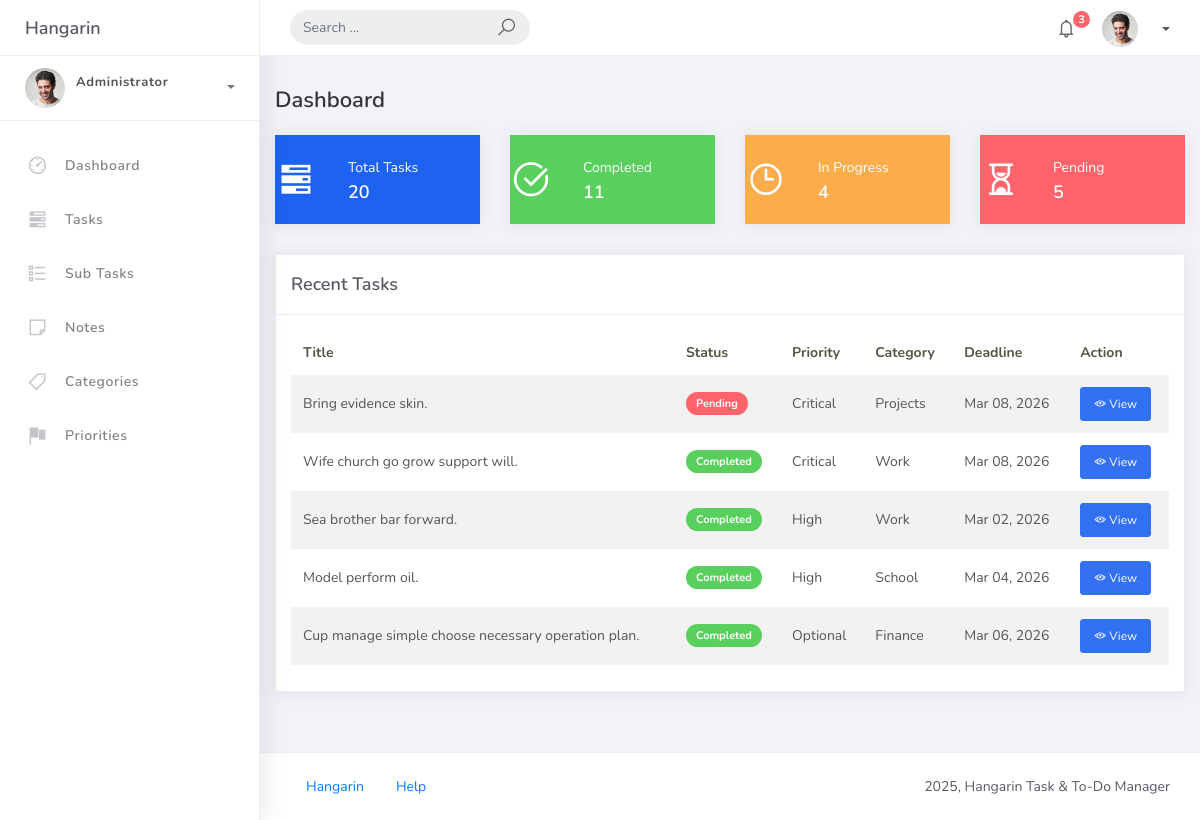
The page / on the database its author committed.
### taskmanager/models.py (models this page shows, shortened)
class BaseModel(models.Model):
    created_at = models.DateTimeField(auto_now_add=True)
    updated_at = models.DateTimeField(auto_now=True)
    class Meta:
        abstract = True

class Task(BaseModel):
    STATUS_CHOICES = [
        ("Pending", "Pending"),
        ("In Progress", "In Progress"),
        ("Completed", "Completed"),
    ]
    title = models.CharField(max_length=200)
    description = models.TextField()
    deadline = models.DateTimeField()
    status = models.CharField(max_length=50, choices=STATUS_CHOICES, default="Pending")
    category = models.ForeignKey(Category, on_delete=models.SET_NULL, null=True)
    priority = models.ForeignKey(Priority, on_delete=models.SET_NULL, null=True)

class Priority(models.Model):
    name = models.CharField(max_length=100)
    class Meta:
        verbose_name_plural = "Priorities"
    def __str__(self):
        return self.name

class Category(models.Model):
    name = models.CharField(max_length=100)
    class Meta:
        verbose_name_plural = "Categories"
    def __str__(self):
        return self.name

### taskmanager/views.py (the view)
# urls.py: path('', views.dashboard, name='dashboard'),
def dashboard(request):
    total = Task.objects.count()
    completed = Task.objects.filter(status='Completed').count()
    pending = Task.objects.filter(status='Pending').count()
    in_progress = Task.objects.filter(status='In Progress').count()
    recent_tasks = Task.objects.all().order_by('-created_at')[:5]
    return render(request, 'taskmanager/dashboard.html', {
        'total': total,
        'completed': completed,
        'pending': pending,
        'in_progress': in_progress,
        'recent_tasks': recent_tasks,
    })

### templates/taskmanager/dashboard.html (shortened to what this page needs)
{% extends 'base.html' %}
{% block content %}
<div class="content">
    <div class="page-inner">
        <div class="page-header">
            <h4 class="page-title">Dashboard</h4>
        </div>
        <div class="row">
            <div class="col-sm-6 col-md-3">
                <div class="card card-stats card-primary card-round">
                    <div class="card-body">
                        <div class="row align-items-center">
                            <div class="col-icon">
                                <div class="icon-big text-center icon-primary bubble-shadow-small">
                                    <i class="la la-tasks"></i>
                                </div>
                            </div>
                            <div class="col col-stats ml-3 d-flex align-items-center">
                                <div class="numbers">
                                    <p class="card-category">Total Tasks</p>
                                    <h4 class="card-title">{{ total }}</h4>
                                </div>
                            </div>
                        </div>
                    </div>
                </div>
            </div>
            <div class="col-sm-6 col-md-3">
                <div class="card card-stats card-success card-round">
                    <div class="card-body">
                        <div class="row align-items-center">
                            <div class="col-icon">
                                <div class="icon-big text-center icon-success bubble-shadow-small">
                                    <i class="la la-check-circle"></i>
                                </div>
                            </div>
                            <div class="col col-stats ml-3 d-flex align-items-center">
                                <div class="numbers">
                                    <p class="card-category">Completed</p>
                                    <h4 class="card-title">{{ completed }}</h4>
                                </div>
                            </div>
                        </div>
                    </div>
                </div>
            </div>
            <div class="col-sm-6 col-md-3">
                <div class="card card-stats card-warning card-round">
                    <div class="card-body">
                        <div class="row align-items-center">
                            <div class="col-icon">
                                <div class="icon-big text-center icon-warning bubble-shadow-small">
                                    <i class="la la-clock-o"></i>
                                </div>
                            </div>
                            <div class="col col-stats ml-3 d-flex align-items-center">
                                <div class="numbers">
                                    <p class="card-category">In Progress</p>
                                    <h4 class="card-title">{{ in_progress }}</h4>
                                </div>
                            </div>
                        </div>
                    </div>
                </div>
            </div>
            <div class="col-sm-6 col-md-3">
                <div class="card card-stats card-danger card-round">
                    <div class="card-body">
                        <div class="row align-items-center">
                            <div class="col-icon">
                                <div class="icon-big text-center icon-danger bubble-shadow-small">
                                    <i class="la la-hourglass-half"></i>
                                </div>
                            </div>
                            <div class="col col-stats ml-3 d-flex align-items-center">
                                <div class="numbers">
                                    <p class="card-category">Pending</p>
                                    <h4 class="card-title">{{ pending }}</h4>
                                </div>
                            </div>
                        </div>
                    </div>
                </div>
            </div>
        </div>
        <div class="row">
            <div class="col-md-12">
                <div class="card">
                    <div class="card-header">
                        <h4 class="card-title">Recent Tasks</h4>
                    </div>
                    <div class="card-body">
                        <div class="table-responsive">
                            <table class="table table-striped">
                                <thead>
                                    <tr>
                                        <th>Title</th>
                                        <th>Status</th>
                                        <th>Priority</th>
                                        <th>Category</th>
                                        <th>Deadline</th>
                                        <th>Action</th>
                                    </tr>
                                </thead>
                                <tbody>
                                    {% for task in recent_tasks %}
                                    <tr>
                                        <td>{{ task.title }}</td>
                                        <td>
                                            {% if task.status == 'Completed' %}
                                                <span class="badge badge-success">{{ task.status }}</span>
                                            {% elif task.status == 'In Progress' %}
                                                <span class="badge badge-warning">{{ task.status }}</span>
                                            {% else %}
                                                <span class="badge badge-danger">{{ task.status }}</span>
                                            {% endif %}
                                        </td>
                                        <td>{{ task.priority }}</td>
                                        <td>{{ task.category }}</td>
                                        <td>{{ task.deadline|date:"M d, Y" }}</td>
                                        <td>
                                            <a href="{% url 'task_detail' task.pk %}" class="btn btn-primary btn-sm">
                                                <i class="la la-eye"></i> View
                                            </a>
                                        </td>
                                    </tr>
                                    {% endfor %}
                                </tbody>
                            </table>
                        </div>
                    </div>
                </div>
            </div>
        </div>
    </div>
</div>
{% endblock %}

### templates/base.html (shortened to what this page needs)
{% load static %}
<!DOCTYPE html>
<html>
<head>
	<link rel="stylesheet" href="{% static 'css/bootstrap.min.css' %}">
	<link rel="stylesheet" href="{% static 'css/ready.css' %}">
	<link rel="stylesheet" href="{% static 'css/demo.css' %}">
</head>
<body>
	<div class="wrapper">
		<div class="main-header">
			<div class="logo-header">
				<a href="{% url 'dashboard' %}" class="logo">
					Hangarin
				</a>
			</div>
			<nav class="navbar navbar-header navbar-expand-lg">
				<div class="container-fluid">
					<form class="navbar-left navbar-form nav-search mr-md-3" action="">
						<div class="input-group">
							<input type="text" placeholder="Search ..." class="form-control">
							<div class="input-group-append">
								<span class="input-group-text">
									<i class="la la-search search-icon"></i>
								</span>
							</div>
						</div>
					</form>
					<ul class="navbar-nav topbar-nav ml-md-auto align-items-center">
						<li class="nav-item dropdown hidden-caret">
							<a class="nav-link dropdown-toggle" href="#" id="navbarDropdown" role="button" data-toggle="dropdown" aria-haspopup="true" aria-expanded="false">
								<i class="la la-bell"></i>
								<span class="notification">3</span>
							</a>
						</li>
						<li class="nav-item dropdown">
							<a class="dropdown-toggle profile-pic" data-toggle="dropdown" href="#" aria-expanded="false">
								<img src="{% static 'img/profile.jpg' %}" alt="user-img" width="36" class="img-circle">
								<span>{{ request.user.username }}</span>
							</a>
						</li>
					</ul>
				</div>
			</nav>
		</div>
		<div class="sidebar">
			<div class="scrollbar-inner sidebar-wrapper">
				<div class="user">
					<div class="photo">
						<img src="{% static 'img/profile.jpg' %}">
					</div>
					<div class="info">
						<a class="" data-toggle="collapse" href="#collapseExample" aria-expanded="true">
							<span>
								<span class="user-level">Administrator</span>
								<span class="caret"></span>
							</span>
						</a>
						<div class="clearfix"></div>
					</div>
				</div>
				<ul class="nav">
					<li class="nav-item">
						<a href="{% url 'dashboard' %}">
							<i class="la la-dashboard"></i>
							<p>Dashboard</p>
						</a>
					</li>
					<li class="nav-item">
						<a href="{% url 'task_list' %}">
							<i class="la la-tasks"></i>
							<p>Tasks</p>
						</a>
					</li>
					<li class="nav-item">
						<a href="/admin/taskmanager/subtask/">
							<i class="la la-list-ul"></i>
							<p>Sub Tasks</p>
						</a>
					</li>
					<li class="nav-item">
						<a href="/admin/taskmanager/note/">
							<i class="la la-sticky-note"></i>
							<p>Notes</p>
						</a>
					</li>
					<li class="nav-item">
						<a href="/admin/taskmanager/category/">
							<i class="la la-tag"></i>
							<p>Categories</p>
						</a>
					</li>
					<li class="nav-item">
						<a href="/admin/taskmanager/priority/">
							<i class="la la-flag"></i>
							<p>Priorities</p>
						</a>
					</li>
				</ul>
			</div>
		</div>
		<div class="main-panel">
			{% block content %}
			{% endblock %}
			<footer class="footer">
				<div class="container-fluid">
					<nav class="pull-left">
						<ul class="nav">
							<li class="nav-item">
								<a class="nav-link" href="#">Hangarin</a>
							</li>
							<li class="nav-item">
								<a class="nav-link" href="#">Help</a>
							</li>
						</ul>
					</nav>
					<div class="copyright ml-auto">
						2025, Hangarin Task & To-Do Manager
					</div>
				</div>
			</footer>
		</div>
	</div>
</body>
</html>

### rows shown on the page
Task: title "Bring evidence skin.", status "Pending", priority "Critical", category "Projects", deadline "Mar 08, 2026"
Task: title "Wife church go grow support will.", status "Completed", priority "Critical", category "Work", deadline "Mar 08, 2026"
Task: title "Sea brother bar forward.", status "Completed", priority "High", category "Work", deadline "Mar 02, 2026"
Task: title "Model perform oil.", status "Completed", priority "High", category "School", deadline "Mar 04, 2026"
Task: title "Cup manage simple choose necessary operation plan.", status "Completed", priority "Optional", category "Finance", deadline "Mar 06, 2026"

### other values the page prints
{{ total }} "20"
{{ completed }} "11"
{{ in_progress }} "4"
{{ pending }} "5"
